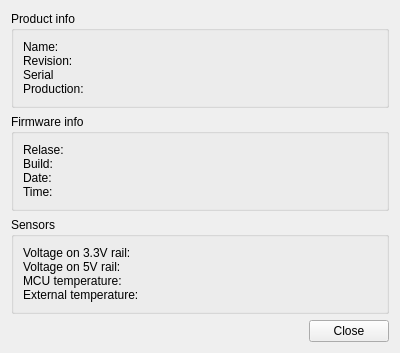
<?xml version="1.0" encoding="UTF-8"?>
<ui version="4.0">
 <class>Form</class>
 <widget class="QWidget" name="Form">
  <property name="geometry">
   <rect>
    <x>0</x>
    <y>0</y>
    <width>400</width>
    <height>316</height>
   </rect>
  </property>
  <property name="windowTitle">
   <string>Device information</string>
  </property>
  <layout class="QVBoxLayout" name="verticalLayout">
   <item>
    <widget class="QGroupBox" name="groupBox">
     <property name="title">
      <string>Product info</string>
     </property>
     <layout class="QVBoxLayout" name="verticalLayout_2">
      <item>
       <widget class="QLabel" name="product_label">
        <property name="text">
         <string>Name: 
Revision: 
Serial 
Production: </string>
        </property>
       </widget>
      </item>
     </layout>
    </widget>
   </item>
   <item>
    <widget class="QGroupBox" name="groupBox_2">
     <property name="title">
      <string>Firmware info</string>
     </property>
     <layout class="QVBoxLayout" name="verticalLayout_3">
      <item>
       <widget class="QLabel" name="firmware_label">
        <property name="text">
         <string>Relase: 
Build:
Date: 
Time:</string>
        </property>
       </widget>
      </item>
     </layout>
    </widget>
   </item>
   <item>
    <widget class="QGroupBox" name="groupBox_3">
     <property name="title">
      <string>Sensors</string>
     </property>
     <layout class="QVBoxLayout" name="verticalLayout_4">
      <item>
       <widget class="QLabel" name="sensor_label">
        <property name="text">
         <string>Voltage on 3.3V rail: 
Voltage on 5V rail: 
MCU temperature: 
External temperature: </string>
        </property>
       </widget>
      </item>
     </layout>
    </widget>
   </item>
   <item>
    <layout class="QHBoxLayout" name="horizontalLayout">
     <item>
      <spacer name="horizontalSpacer">
       <property name="orientation">
        <enum>Qt::Horizontal</enum>
       </property>
       <property name="sizeHint" stdset="0">
        <size>
         <width>40</width>
         <height>20</height>
        </size>
       </property>
      </spacer>
     </item>
     <item>
      <widget class="QPushButton" name="close_btn">
       <property name="text">
        <string>Close</string>
       </property>
      </widget>
     </item>
    </layout>
   </item>
  </layout>
 </widget>
 <resources/>
 <connections/>
</ui>
